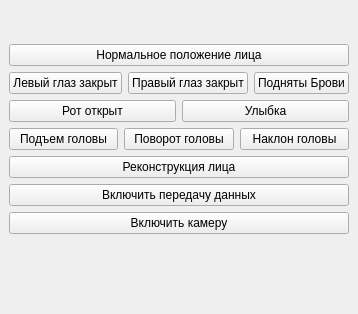
<?xml version="1.0" encoding="UTF-8"?>
<ui version="4.0">
 <class>MainWindow</class>
 <widget class="QMainWindow" name="MainWindow">
  <property name="geometry">
   <rect>
    <x>0</x>
    <y>0</y>
    <width>357</width>
    <height>314</height>
   </rect>
  </property>
  <property name="minimumSize">
   <size>
    <width>0</width>
    <height>0</height>
   </size>
  </property>
  <property name="maximumSize">
   <size>
    <width>650</width>
    <height>16777215</height>
   </size>
  </property>
  <property name="windowTitle">
   <string>Фоносемантический анализатор </string>
  </property>
  <property name="windowIcon">
   <iconset>
    <normaloff>../../University/$Магистратура/Program/Ashampoo Snap 8/Mouse/OnClick/mouse-swirl_white.png</normaloff>../../University/$Магистратура/Program/Ashampoo Snap 8/Mouse/OnClick/mouse-swirl_white.png</iconset>
  </property>
  <widget class="QWidget" name="centralwidget">
   <layout class="QHBoxLayout" name="horizontalLayout">
    <item>
     <layout class="QHBoxLayout" name="horizontalLayout_2">
      <item>
       <layout class="QGridLayout" name="gridLayout1">
        <item row="2" column="0">
         <layout class="QHBoxLayout" name="horizontalLayout_4">
          <property name="topMargin">
           <number>15</number>
          </property>
          <item>
           <spacer name="horizontalSpacer_2">
            <property name="orientation">
             <enum>Qt::Horizontal</enum>
            </property>
            <property name="sizeHint" stdset="0">
             <size>
              <width>40</width>
              <height>20</height>
             </size>
            </property>
           </spacer>
          </item>
          <item>
           <layout class="QVBoxLayout" name="verticalLayout_2">
            <item>
             <widget class="QPushButton" name="btn_NormalizeFace">
              <property name="text">
               <string>Нормальное положение лица</string>
              </property>
             </widget>
            </item>
            <item>
             <layout class="QHBoxLayout" name="horizontalLayout_5">
              <item>
               <widget class="QPushButton" name="btn_leftCloseEye">
                <property name="text">
                 <string>Левый глаз закрыт</string>
                </property>
               </widget>
              </item>
              <item>
               <widget class="QPushButton" name="btn_rightCloseEye">
                <property name="text">
                 <string>Правый глаз закрыт</string>
                </property>
               </widget>
              </item>
              <item>
               <widget class="QPushButton" name="btn_browUp">
                <property name="text">
                 <string>Подняты Брови</string>
                </property>
               </widget>
              </item>
             </layout>
            </item>
            <item>
             <layout class="QVBoxLayout" name="verticalLayout_3">
              <item>
               <layout class="QHBoxLayout" name="horizontalLayout_3">
                <item>
                 <widget class="QPushButton" name="btn_lipsOpen">
                  <property name="text">
                   <string>Рот открыт</string>
                  </property>
                 </widget>
                </item>
                <item>
                 <widget class="QPushButton" name="btn_smile">
                  <property name="text">
                   <string>Улыбка</string>
                  </property>
                 </widget>
                </item>
               </layout>
              </item>
             </layout>
            </item>
            <item>
             <layout class="QHBoxLayout" name="horizontalLayout_7">
              <item>
               <widget class="QPushButton" name="btn_liftHead">
                <property name="text">
                 <string>Подъем головы</string>
                </property>
               </widget>
              </item>
              <item>
               <widget class="QPushButton" name="btn_turnHead">
                <property name="text">
                 <string>Поворот головы</string>
                </property>
               </widget>
              </item>
              <item>
               <widget class="QPushButton" name="btn_tiltHead">
                <property name="text">
                 <string>Наклон головы</string>
                </property>
               </widget>
              </item>
             </layout>
            </item>
            <item>
             <widget class="QPushButton" name="btn_FaceReconstruction">
              <property name="text">
               <string>Реконструкция лица</string>
              </property>
             </widget>
            </item>
            <item>
             <widget class="QPushButton" name="btn_SwichSendUDP">
              <property name="autoFillBackground">
               <bool>false</bool>
              </property>
              <property name="text">
               <string>Включить передачу данных</string>
              </property>
             </widget>
            </item>
            <item>
             <widget class="QPushButton" name="btn_SwichSendVideo">
              <property name="text">
               <string>Включить камеру</string>
              </property>
             </widget>
            </item>
            <item>
             <spacer name="verticalSpacer">
              <property name="orientation">
               <enum>Qt::Vertical</enum>
              </property>
              <property name="sizeHint" stdset="0">
               <size>
                <width>20</width>
                <height>40</height>
               </size>
              </property>
             </spacer>
            </item>
           </layout>
          </item>
          <item>
           <spacer name="horizontalSpacer">
            <property name="orientation">
             <enum>Qt::Horizontal</enum>
            </property>
            <property name="sizeHint" stdset="0">
             <size>
              <width>40</width>
              <height>20</height>
             </size>
            </property>
           </spacer>
          </item>
         </layout>
        </item>
        <item row="1" column="0">
         <widget class="QLabel" name="frameVideo">
          <property name="text">
           <string/>
          </property>
         </widget>
        </item>
       </layout>
      </item>
     </layout>
    </item>
   </layout>
   <zorder></zorder>
  </widget>
 </widget>
 <resources/>
 <connections/>
</ui>
